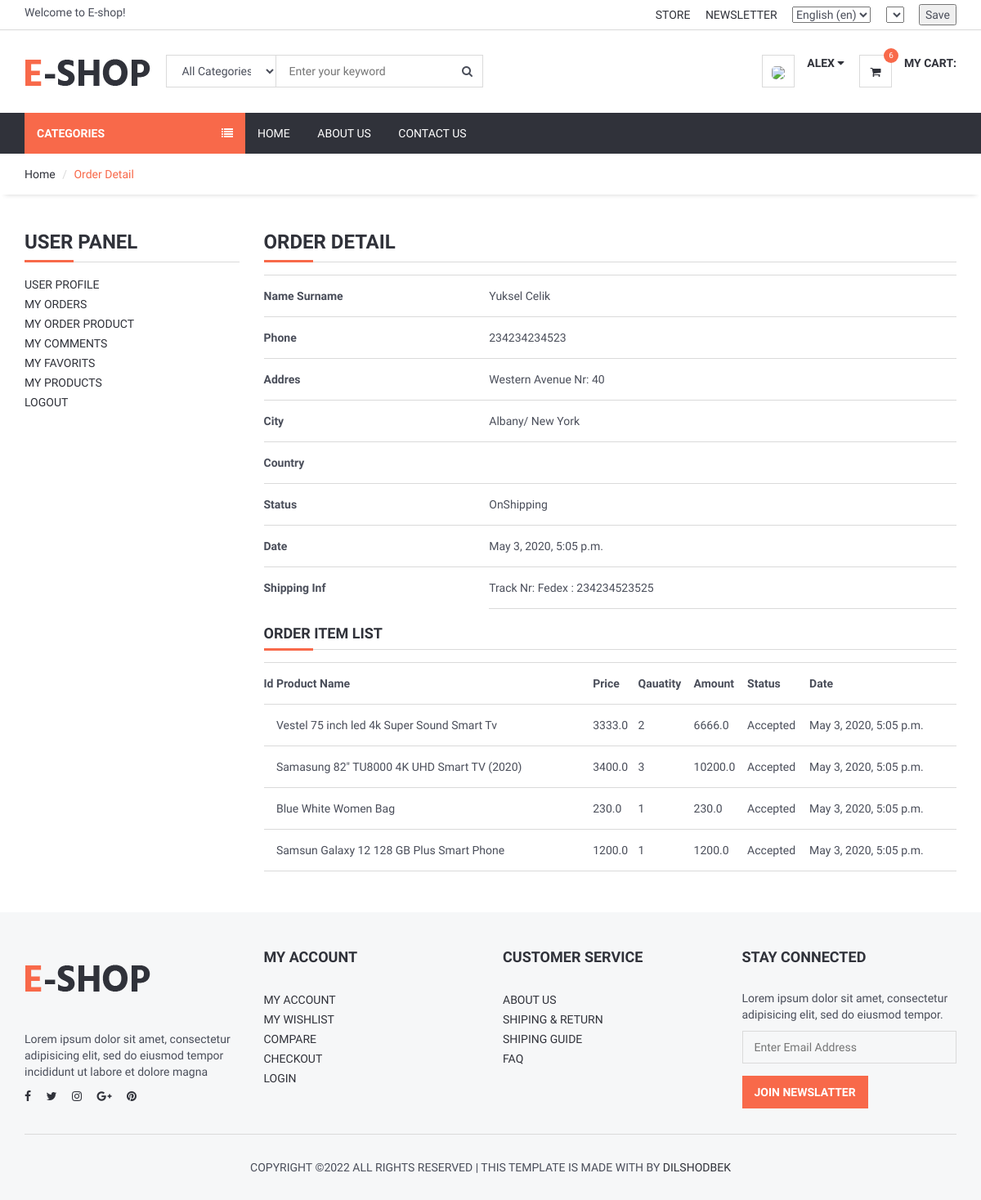
Page /user/orderdetail/1 (signed in) on the committed database.
### order/models.py (models this page shows, shortened)
class Order(models.Model):
    STATUS = (
        ('New', 'New'),
        ('Accepted', 'Accepted'),
        ('Preaparing', 'Preaparing'),
        ('OnShipping', 'OnShipping'),
        ('Completed', 'Completed'),
        ('Canceled', 'Canceled'),
    )
    user = models.ForeignKey(User, on_delete=models.SET_NULL, null=True)
    code = models.CharField(max_length=5, editable=False )
    first_name = models.CharField(max_length=10)
    last_name = models.CharField(max_length=10)
    phone = models.CharField(blank=True, max_length=20)
    address = models.CharField(blank=True, max_length=150)
    city = models.CharField(blank=True, max_length=20)
    country = models.CharField(blank=True, max_length=20)
    total = models.FloatField()
    status=models.CharField(max_length=10,choices=STATUS,default='New')
    ip = models.CharField(blank=True, max_length=20)
    adminnote = models.CharField(blank=True, max_length=100)
    create_at=models.DateTimeField(auto_now_add=True)
    update_at=models.DateTimeField(auto_now=True)

class OrderProduct(models.Model):
    STATUS = (
        ('New', 'New'),
        ('Accepted', 'Accepted'),
        ('Canceled', 'Canceled'),
    )
    order = models.ForeignKey(Order, on_delete=models.CASCADE)
    user = models.ForeignKey(User, on_delete=models.CASCADE)
    product = models.ForeignKey(Product, on_delete=models.CASCADE)
    variant = models.ForeignKey(Variants, on_delete=models.SET_NULL,blank=True, null=True) # relation with varinat
    quantity = models.IntegerField()
    price = models.FloatField()
    amount = models.FloatField()
    status = models.CharField(max_length=10, choices=STATUS, default='New')
    create_at = models.DateTimeField(auto_now_add=True)
    update_at = models.DateTimeField(auto_now=True)

### product/models.py (models this page shows, shortened)
class Product(models.Model):
    STATUS = (
        ('True', 'True'),
        ('False', 'False'),
    )
    VARIANTS = (
        ('None', 'None'),
        ('Size', 'Size'),
        ('Color', 'Color'),
        ('Size-Color', 'Size-Color'),
    )
    category = models.ForeignKey(Category, on_delete=models.CASCADE) #many to one relation with Category
    title = models.CharField(max_length=150)
    keywords = models.CharField(max_length=255)
    description = models.TextField(max_length=255)
    image=models.ImageField(upload_to='images/',null=False)
    price = models.DecimalField(max_digits=12, decimal_places=2,default=0)
    amount=models.IntegerField(default=0)
    minamount=models.IntegerField(default=3)
    variant=models.CharField(max_length=10,choices=VARIANTS, default='None')
    detail=RichTextUploadingField()
    slug = models.SlugField(null=False, unique=True)
    status=models.CharField(max_length=10,choices=STATUS)
    create_at=models.DateTimeField(auto_now_add=True)
    update_at=models.DateTimeField(auto_now=True)

### user/views.py (the view)
# urls.py: path('orderdetail/<int:id>', views.user_orderdetail, name='user_orderdetail'),
@login_required(login_url='/login') # Check login
def user_orderdetail(request,id):
    current_user = request.user
    order = Order.objects.get(user_id=current_user.id, id=id)
    orderitems = OrderProduct.objects.filter(order_id=id)
    context = {
        'order': order,
        'orderitems': orderitems,
    }
    return render(request, 'user_order_detail.html', context)

### home/templatetags/myapptags.py (called while the page is built)
@register.simple_tag
def shopcartcount(userid):
    count = ShopCart.objects.filter(user_id=userid).count()
    return count

### user/templates/user_order_detail.html (shortened to what this page needs)
{% extends 'homebase.html' %}
{% block sidebar %} {% include 'sidebar.html' %} {% endblock %}
{% block body %}
    <div id="breadcrumb">
        <div class="container">
            <ul class="breadcrumb">
                <li><a href="/">Home</a></li>
                <li class="active">Order Detail</li>
            </ul>
        </div>
    </div>
    <div class="section">
        <div class="container">
            <div class="row">
                <div class="col-md-3">
                    {% include "user_panel.html" %}
                </div>
                <div class="col-md-9">
                    <div class="order-summary clearfix">
                        <div class="section-title">
                            <h3 class="title">Order Detail</h3>
                        </div>
                        <table class="shopping-cart-table table">
                            <tr>
                                <th class="text-left">Name Surname</th>
                                <td class="text-left">{{ order.first_name}} {{ order.last_name }} </td>
                            </tr>
                            <tr>
                                <th class="text-left">Phone</th>
                                <td class="text-left">{{ order.phone}}</td>
                            </tr>
                            <tr>
                                <th class="text-left">Addres</th>
                                <td class="text-left">{{ order.address}}</td>
                            </tr>
                            <tr>
                                <th class="text-left">City</th>
                                <td class="text-left">{{ order.city}}</td>
                            </tr>
                            <tr>
                                <th class="text-left">Country</th>
                                <td class="text-left">{{ order.country}}</td>
                            </tr>
                            <tr>
                                <th class="text-left">Status</th>
                                <td class="text-left">{{ order.status}}</td>
                            </tr>
                            <tr>
                                <th class="text-left">Date</th>
                                <td class="text-left">{{ order.create_at}}</td>
                            </tr>
                            <th class="text-left">Shipping Inf</th>
                            <td class="text-left">{{ order.adminnote}}</td>
                        </table>
                        <div class="section-title">
                            <h4 class="title">Order Item List</h4>
                        </div>
                        <table class="shopping-cart-table table">
                            <tr>
                                <th class="text-left">Id </th>
                                <th class="text-left">Product Name </th>
                                <th class="text-left">Price </th>
                                <th class="text-left">Qauatity </th>
                                <th class="text-left">Amount </th>
                                <th class="text-left">Status </th>
                                <th class="text-left">Date </th>
                            </tr>
                            {% for rs in orderitems %}
                                <tr>
                                    <td class="text-left">
                                    </td>
                                    <td class="text-left">{{ rs.product.title}} {{ rs.variant.size }}   {{ rs.variant.color }}</td>
                                    <td class="text-left">{{ rs.price}} </td>
                                    <td class="text-left">{{ rs.quantity}} </td>
                                    <td class="text-left">{{ rs.amount}} </td>
                                    <td class="text-left">{{ rs.status}} </td>
                                    <td class="text-left">{{ rs.create_at}} </td>
                                </tr>
                            {% endfor %}
                        </table>
                    </div>
                </div>
            </div>
        </div>
    </div>
{% endblock %}

### home/templates/header.html (shortened to what this page needs)
{% load static %}
{% load i18n %}
{% load currency %}
<header>
    <div id="top-header">
        <div class="container">
            <div class="pull-left">
                <span>{% trans "Welcome to E-shop!" %}</span>
            </div>
            <div class="pull-right">
                <ul class="header-top-links">
                    <li><a href="#">{% trans "Store" %}</a></li>
                    <li><a href="#">{% trans "Newsletter" %}</a></li>
                    <li class="dropdown default-dropdown">
                        <form action="{% url 'selectlanguage' %}" method="post">{% csrf_token %}
                            <select name="language" onchange="submit()" >
                                {% get_current_language as LANGUAGE_CODE %}
                                {% get_available_languages as LANGUAGES %}
                                {% get_language_info_list for LANGUAGES as languages %}
                                {% for language in languages %}
                                    <option value="{{ language.code }}"{% if language.code == LANGUAGE_CODE %} selected{% endif %}>
                                        {{ language.name_local }} ({{ language.code }})
                                    </option>
                                {% endfor %}
                            </select>
                        </form>
                    </li>
                    <li class="dropdown default-dropdown">
                        <form id="currency_switcher" method="POST" action="{% url 'selectcurrency' %}">
                            <select name="currency" onchange="submit()" >
                            </select>
                        </form>
                    </li>
                    <li class="dropdown default-dropdown">
                        <form id="currency_switcher" method="POST" action="{% url 'savelangcur' %}">
                            <input type="submit" value="Save" />
                        </form>
                    </li>
                </ul>
            </div>
        </div>
    </div>
    <div id="header">
        <div class="container">
            <div class="pull-left">
                <div class="header-logo">
                    <a class="logo" href="{% url 'home' %}">
                        <img src="{% static '' %}img/logo.png" alt="">
                    </a>
                </div>
                <div class="header-search">
                    <form action="/search/" method="post">
                        <input id="query" name="query" class="input search-input" type="text" placeholder="Enter your keyword">
                        <select name="catid"  class="input search-categories">
                            <option value="0">{% trans "All Categories" %}</option>
                        </select>
                        <button class="search-btn"><i class="fa fa-search"></i></button>
                    </form>
                </div>
            </div>
            <div class="pull-right" >
                <ul class="header-btns">
                    <li class="header-account dropdown default-dropdown">
                        {% if user.id is not None %}
                            <div class="dropdown-toggle" role="button" data-toggle="dropdown" aria-expanded="true">
                                <div class="header-btns-icon">
                                    <img src="{{ request.session.userimage }}" style="height: 40px; border-radius: 30%">
                                </div>
                                <strong class="text-uppercase">{{ user.first_name }} <i class="fa fa-caret-down"></i></strong>
                            </div>
                        {% else %}
                            <a href="{% url 'login' %}" class="text-uppercase">Login</a> / <a href="{% url 'signup' %}" class="text-uppercase">Sign Up</a>
                        {% endif %}
                    </li>
                    <li class="header-cart dropdown default-dropdown">
                        <a href="{% url 'shopcart'%}" >
                            <div class="header-btns-icon">
                                <i class="fa fa-shopping-cart"></i>
                                {% load myapptags %}
                                {% shopcartcount user.id as count %}
                                <span class="qty">{{ count }}</span>
                            </div>
                            <strong class="text-uppercase">{% trans "My Cart:" %}</strong>
                            <br>
                        </a>
                    </li>
                </ul>
            </div>
        </div>
    </div>
</header>

### home/static/css/style.css (style rules this page uses)
body { font-family: 'Hind', sans-serif; color: #4A4E5A; overflow-x: hidden; }
h1, h2, h3, h4, h5, h6 { color: #30323A; margin: 0 0 10px; font-weight: 700; }
a { color: #30323A; -webkit-transition: 0.3s color; transition: 0.3s color; }
strong { color: #30323A; }
ul, ol { margin: 0; padding: 0; list-style: none }
.input { width: 100%; height: 40px; padding: 0px 15px; border: none; background-color: transparent; -webkit-box-shadow: 0px 0px 0px 1px #DADADA inset, 0px 0px 0px 5px transparent; box-shadow: 0px 0px 0px 1px #DADADA inset, 0px 0px 0px 5px transparent; -webkit-transition: 0.3s all; transition: 0.3s all; }
.section { padding-top: 30px; padding-bottom: 30px; }
.section-title { position: relative; margin-bottom: 15px; margin-top: 15px; border-bottom: 1px solid #DADADA; }
.section-title .title { display: inline-block; text-transform: uppercase; }
.section-title:after { content: ""; position: absolute; left: 0; bottom: -1.5px; height: 3px; width: 60px; background-color: #F8694A; }
#breadcrumb { -webkit-box-shadow: 0px 6px 6px -6px rgba(0, 0, 0, 0.175); box-shadow: 0px 6px 6px -6px rgba(0, 0, 0, 0.175); }
.breadcrumb { background-color: transparent; border: none; border-radius: 0px; padding: 15px 0px; margin: 0; }
.breadcrumb>.active { color: #F8694A; }
.breadcrumb>li+li:before { color: #DADADA; }
#header { padding-top: 15px; padding-bottom: 15px; }
#top-header { padding-top: 5px; padding-bottom: 5px; border-bottom: 1px solid #DADADA; }
.header-top-links>li { display: inline-block; }
.header-top-links>li+li { margin-left: 15px; }
.header-top-links>li>a { cursor: pointer; text-transform: uppercase; }
.header-logo { display: inline-block; margin-right: 15px; }
.header-logo .logo>img { width: 100%; max-height: 70px; }
.header-search { display: inline-block; padding: 15px 0px; max-width: 400px; }
.header-search>form { position: relative; }
.header-search>form .search-input { padding-left: 150px; padding-right: 45px; }
.header-search>form .search-categories { position: absolute; left: 0px; top: 0px; width: 135px; }
.header-search>form .search-btn { position: absolute; top: 0px; right: 0px; width: 40px; height: 40px; background-color: transparent; border: none; }
.header-btns>li { display: inline-block; vertical-align: top; padding: 15px 0px; }
.header-btns>li+li { margin-left: 15px; }
.header-btns>li .header-btns-icon { position: relative; float: left; margin-right: 15px; width: 40px; height: 40px; line-height: 40px; text-align: center; color: #30323A; background-color: #FFF; border: 1px solid #DADADA; }
.header-btns .dropdown-toggle { display: block; cursor: pointer; }
.header-cart .header-btns-icon .qty { position: absolute; right: -9px; top: -9px; width: 18px; height: 18px; line-height: 18px; text-align: center; font-size: 10px; background: #F8694A; color: #FFF; border-radius: 50%; }
.shopping-cart-table>tbody>tr>td, .shopping-cart-table>tbody>tr>th, .shopping-cart-table>tfoot>tr>td, .shopping-cart-table>tfoot>tr>th, .shopping-cart-table>thead>tr>td, .shopping-cart-table>thead>tr>th { padding: 15px 0px; vertical-align: middle; border-top: 1px solid #DADADA; }
.shopping-cart-table>tbody>tr:last-child>td { border-bottom: 1px solid #DADADA; }

### rows in the picture
Order: first_name "Yuksel", last_name "Celik", phone "234234234523", address "Western Avenue Nr: 40", city "Albany/ New York", status "OnShipping", create_at "May 3, 2020, 5:05 p.m.", adminnote "Track Nr: Fedex : 234234523525"
OrderProduct: product "Vestel 75 inch led 4k Super Sound Smart Tv", price "3333.0", quantity "2", amount "6666.0", status "Accepted", create_at "May 3, 2020, 5:05 p.m."
OrderProduct: product "Samasung 82\" TU8000 4K UHD Smart TV (2020)", price "3400.0", quantity "3", amount "10200.0", status "Accepted", create_at "May 3, 2020, 5:05 p.m."
OrderProduct: product "Blue White Women Bag", price "230.0", quantity "1", amount "230.0", status "Accepted", create_at "May 3, 2020, 5:05 p.m."
OrderProduct: product "Samsun Galaxy 12 128 GB Plus Smart Phone", price "1200.0", quantity "1", amount "1200.0", status "Accepted", create_at "May 3, 2020, 5:05 p.m."

### other values in the picture
{{ user.first_name }} "ALEX"
{{ count }} "6"
form field language "English (en)"
